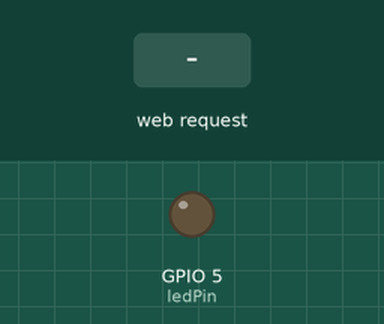
Bench run of a sketch on a simulated ESP8266 (NodeMCU). On the bench: output pins drawn as LEDs (lit = HIGH). Inputs (shaded band) come from the test bench. WiFi joins after 1.5 s; servers stay silent unless stated; what the sketch prints to the serial monitor is not drawn.

Above: at 2.7 s.
2.8 s: HTTP request GET /ledon received
At 3.4 s:
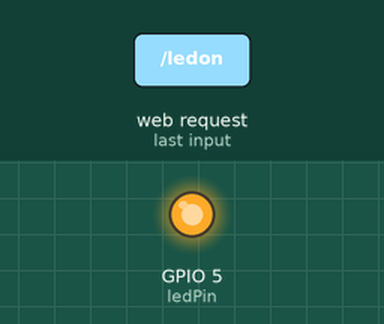
4.3 s: HTTP request GET /ledoff received
At 4.6 s:
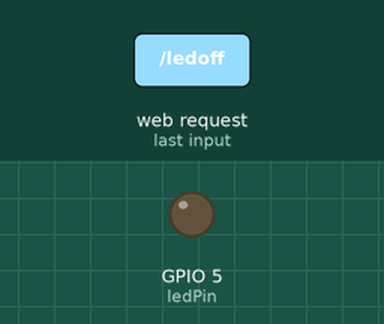
Timing chart, 0 to 7.3 s (numbered marks = the images above; inputs shaded):
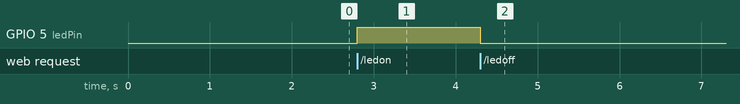

The sketch:

20_web_server_led.ino
```cpp
/*
  Project 20: Smart Web Server LED
  Description: Hosts a web page that allows you to turn an LED on and off from a phone.
  Author: Arduino-Beginner-Master-Hub
*/

#include <ESP8266WiFi.h>
#include <ESP8266WebServer.h>

// ⚠️ CHANGE THESE TO YOUR HOME WIFI! ⚠️
const char* ssid = "YOUR_WIFI_NAME";
const char* password = "YOUR_WIFI_PASSWORD";

// Create a web server object that listens for HTTP requests on Port 80
ESP8266WebServer server(80);

// Pin D1 on NodeMCU is GPIO 5
const int ledPin = 5;

void setup() {
  Serial.begin(115200);
  pinMode(ledPin, OUTPUT);
  digitalWrite(ledPin, LOW); // Start with LED off

  // Connect to WiFi network
  Serial.println();
  Serial.print("Connecting to ");
  Serial.println(ssid);

  WiFi.begin(ssid, password);

  // Wait until connected
  while (WiFi.status() != WL_CONNECTED) {
    delay(500);
    Serial.print(".");
  }

  Serial.println("");
  Serial.println("WiFi connected!");
  Serial.print("IP address: ");
  Serial.println(WiFi.localIP()); // THIS IS THE IP YOU TYPE INTO YOUR PHONE BROWSER!

  // Define what happens when someone visits the main page "/"
  server.on("/", handleRoot);

  // Define what happens when someone clicks the ON or OFF links
  server.on("/ledon", handleLedOn);
  server.on("/ledoff", handleLedOff);

  // Start the server
  server.begin();
  Serial.println("HTTP server started");
}

void loop() {
  // Listen for incoming clients (people visiting the webpage)
  server.handleClient();
}

// --- Web Page Functions ---

void handleRoot() {
  // The HTML code for our tiny website
  String html = "<html><body>";
  html += "<h1>Arduino Web Server!</h1>";
  html += "<p><a href=\"/ledon\"><button style=\"font-size:30px;\">Turn LED ON</button></a></p>";
  html += "<p><a href=\"/ledoff\"><button style=\"font-size:30px;\">Turn LED OFF</button></a></p>";
  html += "</body></html>";

  server.send(200, "text/html", html);
}

void handleLedOn() {
  digitalWrite(ledPin, HIGH);
  server.sendHeader("Location","/");        // Redirect back to main page
  server.send(303);                         // Send standard redirect code
}

void handleLedOff() {
  digitalWrite(ledPin, LOW);
  server.sendHeader("Location","/");        // Redirect back to main page
  server.send(303);                         // Send standard redirect code
}
```

Measured:
- after the input at 2.8 s, GPIO 5 (ledPin): LOW → HIGH at once
- after the input at 4.3 s, GPIO 5 (ledPin): HIGH → LOW at once
